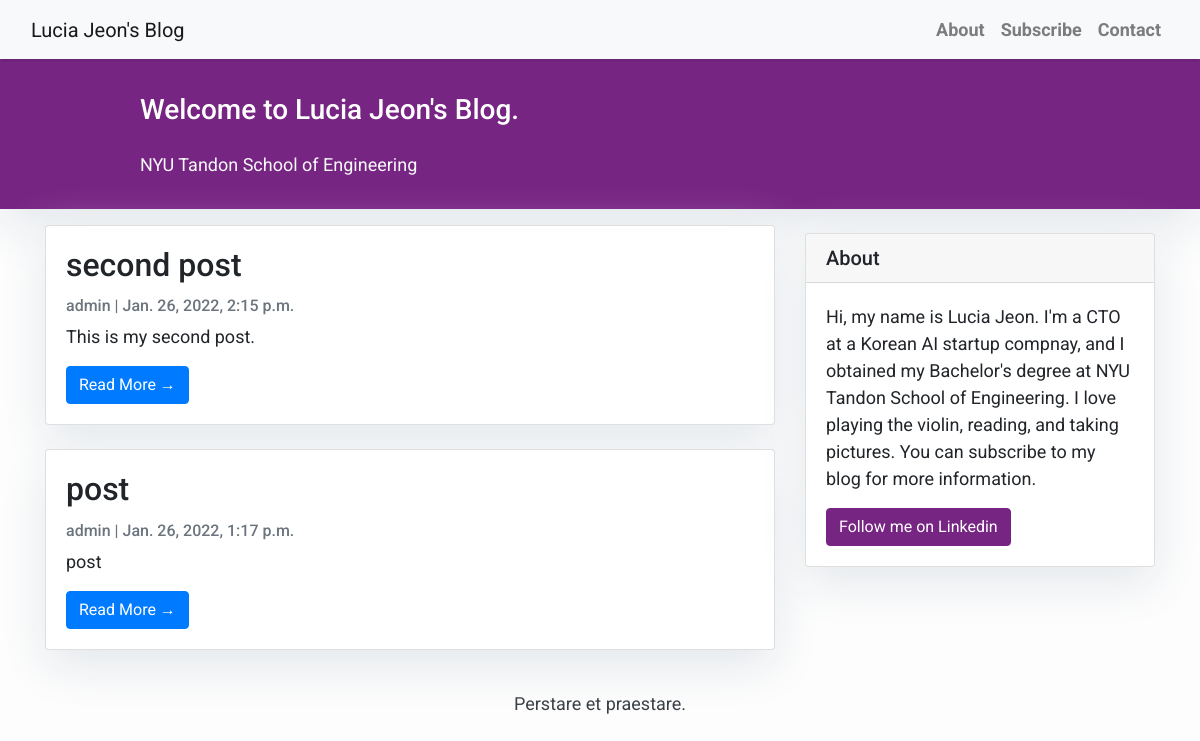
The page / on the database its author committed.
### blog/models.py (models this page shows, shortened)
class Post(models.Model):
    title = models.CharField(max_length=200, unique=True)
    slug = models.SlugField(max_length=200, unique=True)
    author = models.ForeignKey(User, on_delete= models.CASCADE,related_name='blog_posts')
    updated_on = models.DateTimeField(auto_now= True)
    content = models.TextField()
    created_on = models.DateTimeField(auto_now_add=True)
    status = models.IntegerField(choices=STATUS, default=0)
    class Meta:
        ordering = ['-created_on']

### blog/views.py (the view)
# urls.py: path('', views.PostList.as_view(), name='home'),
class PostList(generic.ListView):
    queryset = Post.objects.filter(status=1).order_by('-created_on')
    template_name = 'index.html'

### templates/index.html (shortened to what this page needs)
{% extends "base.html" %}
{% block content %}
<header class="masthead">
    <div class="container">
        <div class="row">
            <div class=" col-md-8 col-md-10 mx-auto">
                <div class="site-heading">
                    <h3 class=" site-heading my-4 mt-3 text-white"> Welcome to Lucia Jeon's Blog. </h3>
                    <p class="text-light">NYU Tandon School of Engineering &nbsp
                    </p>
                </div>
            </div>
        </div>
    </div>
</header>
<div class="container">
    <div class="row">
        <div class="col-md-8 mt-3 left">
            {% for post in post_list %}
            <div class="card mb-4">
                <div class="card-body">
                    <h2 class="card-title">{{ post.title }}</h2>
                    <p class="card-text text-muted h6">{{ post.author }} | {{ post.created_on}} </p>
                    <p class="card-text">{{post.content|slice:":200" }}</p>
                    <a href="{% url 'post_detail' post.slug  %}" class="btn btn-primary">Read More &rarr;</a>
                </div>
            </div>
            {% endfor %}
        </div>
        {% block sidebar %} {% include 'sidebar.html' %} {% endblock sidebar %}
    </div>
</div>
{%endblock%}

### templates/base.html (style rules this page uses)
body { font-family: "Roboto", sans-serif; font-size: 17px; background-color: #fdfdfd; }
.masthead { background: #772583; height: auto; padding-bottom: 15px; box-shadow: 0 16px 48px #E3E7EB; padding-top: 10px; }

### templates/index.html (style rules this page uses)
body { font-family: "Roboto", sans-serif; font-size: 18px; background-color: #fdfdfd; }
.card { box-shadow: 0 16px 48px #E3E7EB; }

### templates/sidebar.html (style rules this page uses)
.card { box-shadow: 0 16px 48px #E3E7EB; }

### rows shown on the page
Post: title "second post", author "admin", created_on "Jan. 26, 2022, 2:15 p.m.", content "This is my second post."
Post: title "post", author "admin", created_on "Jan. 26, 2022, 1:17 p.m.", content "post"
